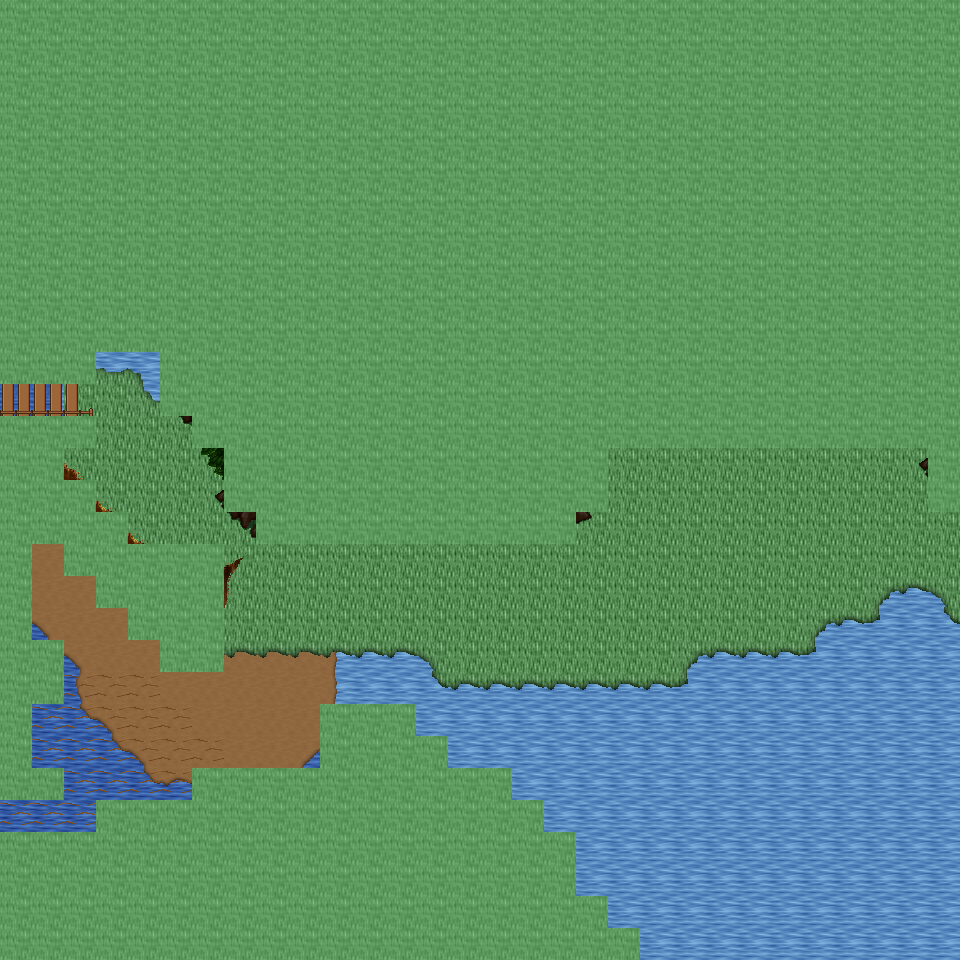

Below is a game level as drawn by its tile map, then a one-line description and the .tmx that defines it (tile-layer data replaced by summaries):
An orthogonal 30x30 tile map with 32x32 px tiles, 6 tile layers (Ground, Object, Object2, Above, ...), 24 tilesets and 4 objects (4x mapExit).

<map version="1.0" orientation="orthogonal" renderorder="right-down" width="30" height="30" tilewidth="32" tileheight="32" nextobjectid="5">
  <tileset firstgid="1" name="tileset_ground_ground" tilewidth="32" tileheight="32" tilecount="33" columns="3">
    <image source="../drawable/tileset_ground_ground.png" width="96" height="352" />
  </tileset>
  <tileset firstgid="34" name="tileset_ground_ridge_earth_dark" tilewidth="32" tileheight="32" tilecount="96" columns="12">
    <image source="../drawable/tileset_ground_ridge_earth_dark.png" width="384" height="256" />
  </tileset>
  <tileset firstgid="130" name="tileset_ground_grass_edges" tilewidth="32" tileheight="32" tilecount="36" columns="12">
    <image source="../drawable/tileset_ground_grass_edges.png" width="384" height="96" />
  </tileset>
  <tileset firstgid="166" name="tileset_ground_water_pool" tilewidth="32" tileheight="32" tilecount="72" columns="3">
    <image source="../drawable/tileset_ground_water_pool.png" width="96" height="768" />
  </tileset>
  <tileset firstgid="238" name="tileset_plant_flower_daisy_white" tilewidth="32" tileheight="32" tilecount="8" columns="2">
    <image source="../drawable/tileset_plant_flower_daisy_white.png" width="64" height="128" />
  </tileset>
  <tileset firstgid="246" name="tileset_ground_rock_pebbles" tilewidth="32" tileheight="32" tilecount="3" columns="1">
    <image source="../drawable/tileset_ground_rock_pebbles.png" width="32" height="96" />
  </tileset>
  <tileset firstgid="249" name="tileset_plant_grasses" tilewidth="32" tileheight="32" tilecount="6" columns="3">
    <image source="../drawable/tileset_plant_grasses.png" width="96" height="64" />
  </tileset>
  <tileset firstgid="255" name="tileset_plant_flower_daisy_yellow" tilewidth="32" tileheight="32" tilecount="8" columns="2">
    <image source="../drawable/tileset_plant_flower_daisy_yellow.png" width="64" height="128" />
  </tileset>
  <tileset firstgid="263" name="tileset_ground_grass_corners" tilewidth="32" tileheight="32" tilecount="24" columns="6">
    <image source="../drawable/tileset_ground_grass_corners.png" width="192" height="128" />
  </tileset>
  <tileset firstgid="287" name="tileset_plant_tree_tree_darkgreen" tilewidth="32" tileheight="32" tilecount="88" columns="8">
    <image source="../drawable/tileset_plant_tree_tree_darkgreen.png" width="256" height="352" />
  </tileset>
  <tileset firstgid="375" name="tileset_plant_flower_daisy_blue" tilewidth="32" tileheight="32" tilecount="8" columns="2">
    <image source="../drawable/tileset_plant_flower_daisy_blue.png" width="64" height="128" />
  </tileset>
  <tileset firstgid="383" name="tileset_plant_flower_daisy_red" tilewidth="32" tileheight="32" tilecount="8" columns="2">
    <image source="../drawable/tileset_plant_flower_daisy_red.png" width="64" height="128" />
  </tileset>
  <tileset firstgid="391" name="tileset_ground_earth_edges" tilewidth="32" tileheight="32" tilecount="18" columns="6">
    <image source="../drawable/tileset_ground_earth_edges.png" width="192" height="96" />
  </tileset>
  <tileset firstgid="409" name="tileset_ground_water_waterfall" tilewidth="32" tileheight="32" tilecount="120" columns="8">
    <image source="../drawable/tileset_ground_water_waterfall.png" width="256" height="480" />
  </tileset>
  <tileset firstgid="529" name="tileset_logic_creature_elf" tilewidth="32" tileheight="32" tilecount="16" columns="8">
    <image source="../drawable/tileset_logic_creature_elf.png" width="256" height="64" />
  </tileset>
  <tileset firstgid="545" name="tileset_logic_item_resources" tilewidth="32" tileheight="32" tilecount="6" columns="6">
    <image source="../drawable/tileset_logic_item_resources.png" width="192" height="32" />
  </tileset>
  <tileset firstgid="551" name="tileset_logic_creature_animal" tilewidth="32" tileheight="32" tilecount="32" columns="8">
    <image source="../drawable/tileset_logic_creature_animal.png" width="256" height="128" />
  </tileset>
  <tileset firstgid="583" name="tileset_logic_collision" tilewidth="32" tileheight="32" tilecount="1" columns="1">
    <image source="../drawable/tileset_logic_collision.png" width="32" height="32" />
  </tileset>
  <tileset firstgid="584" name="tileset_object_suspension_bridge" tilewidth="32" tileheight="32" tilecount="24" columns="3">
    <image source="../drawable/tileset_object_suspension_bridge.png" width="96" height="256" />
  </tileset>
  <tileset firstgid="608" name="tileset_logic_creature_elemental" tilewidth="32" tileheight="32" tilecount="16" columns="8">
    <image source="../drawable/tileset_logic_creature_elemental.png" width="256" height="64" />
  </tileset>
  <tileset firstgid="624" name="tileset_ground_rock_rocks_3" tilewidth="32" tileheight="32" tilecount="16" columns="4">
    <image source="../drawable/tileset_ground_rock_rocks_3.png" width="128" height="128" />
  </tileset>
  <tileset firstgid="640" name="tileset_object_rotating_crystal" tilewidth="32" tileheight="32" tilecount="48" columns="8">
    <image source="../drawable/tileset_object_rotating_crystal.png" width="256" height="192" />
  </tileset>
  <tileset firstgid="688" name="tileset_light_white_1x1" tilewidth="32" tileheight="32" tilecount="1" columns="1">
    <image source="../drawable/tileset_light_white_1x1.png" width="32" height="32" />
  </tileset>
  <tileset firstgid="689" name="tileset_light_light_5x5" tilewidth="32" tileheight="32" tilecount="25" columns="5">
    <image source="../drawable/tileset_light_light_5x5.png" width="160" height="160" />
  </tileset>
  <layer name="Ground" width="30" height="30">
    <data>[900 cells, 900 non-empty, 6 distinct tile ids]</data>
  </layer>
  <layer name="Object" width="30" height="30">
    <data>[900 cells, 181 non-empty, 65 distinct tile ids]</data>
  </layer>
  <layer name="Object2" width="30" height="30">
    <data>[900 cells, 42 non-empty, 22 distinct tile ids]</data>
  </layer>
  <layer name="Above" width="30" height="30">
    <data>[900 cells, 370 non-empty, 41 distinct tile ids]</data>
  </layer>
  <layer name="Above2" width="30" height="30">
    <data>[900 cells, 50 non-empty, 26 distinct tile ids]</data>
  </layer>
  <layer name="Walkable" width="30" height="30">
    <data>[900 cells, 586 non-empty, 1 distinct tile ids]</data>
  </layer>
  <objectgroup name="MapEvents">
    <object id="1" name="south" type="mapExit" x="640" y="928" width="320" height="32">
      <properties>
        <property name="map" value="level_0_x139_y96" />
        <property name="x" value="20" />
        <property name="y" value="1" />
      </properties>
    </object>
    <object id="2" name="west" type="mapExit" x="0" y="384" width="32" height="32">
      <properties>
        <property name="map" value="level_0_x138_y95" />
        <property name="x" value="28" />
        <property name="y" value="12" />
      </properties>
    </object>
    <object id="3" name="west2" type="mapExit" x="0" y="800" width="32" height="32">
      <properties>
        <property name="map" value="level_0_x138_y95" />
        <property name="x" value="28" />
        <property name="y" value="25" />
      </properties>
    </object>
    <object id="4" name="east" type="mapExit" x="928" y="512" width="32" height="448">
      <properties>
        <property name="map" value="level_0_x140_y95" />
        <property name="x" value="1" />
        <property name="y" value="16" />
      </properties>
    </object>
  </objectgroup>
</map>
